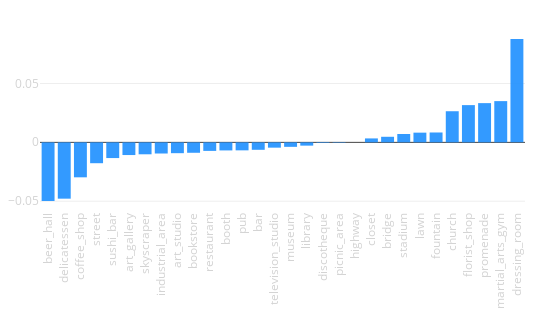

Notebook cell for this chart:
### Code cell
tags_delta(city_data, opposite_city_data)

### Figure 1 — Plotly figure (JSON) as saved in the notebook; plotly's stock layout.template omitted (floating-point values rounded to 4 significant figures)
{"data": [{"marker": {"color": "dodgerblue"}, "opacity": 0.9, "type": "bar", "uid": "fa71fce8-58ab-11e9-b984-3c15c2cf2370", "x": ["beer_hall", "delicatessen", "coffee_shop", "street", "sushi_bar", "art_gallery", "skyscraper", "industrial_area", "art_studio", "bookstore", "restaurant", "booth", "pub", "bar", "television_studio", "museum", "library", "discotheque", "picnic_area", "highway", "closet", "bridge", "stadium", "lawn", "fountain", "church", "florist_shop", "promenade", "martial_arts_gym", "dressing_room"], "y": [-0.04984, -0.04787, -0.02972, -0.01772, -0.01335, -0.01079, -0.01015, -0.009481, -0.0092, -0.008859, -0.007258, -0.006864, -0.006793, -0.006334, -0.004503, -0.003815, -0.002791, -0.0004915, -0.0003791, -2.397e-05, 0.003352, 0.004745, 0.007113, 0.008253, 0.008395, 0.02646, 0.03166, 0.03335, 0.03506, 0.08785]}], "layout": {"height": 330, "margin": {"b": 120, "l": 40, "r": 25, "t": 30}, "showlegend": false, "width": 550, "xaxis": {"tickangle": -90, "tickfont": {"color": "lightgrey", "size": 11.5}}, "xaxis2": {"tickangle": -90, "tickfont": {"color": "lightgrey", "size": 11.5}}, "yaxis": {"tickfont": {"color": "lightgrey", "size": 11.5}}, "yaxis2": {"tickfont": {"color": "lightgrey", "size": 11.5}}}}
